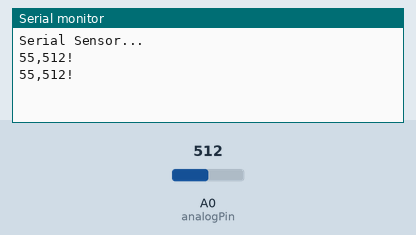
Simulated run of this sketch. Board: Arduino Mega 2560, built with avr-gcc and run on an emulated ATmega2560. Shown: the last lines printed to the serial monitor. The inputs (shaded band) are chosen by the test bench; at power-on: A0 (analogPin) = 512.

Above: at 1.8 s.
1.9 s: A0 (analogPin) set to 716
At 2.8 s:
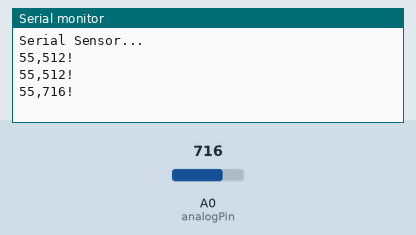
3.4 s: A0 (analogPin) set to 900
At 4.7 s:
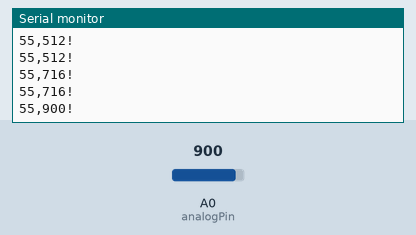
Timing chart, 0 to 6.4 s (numbered marks = the images above; inputs shaded):
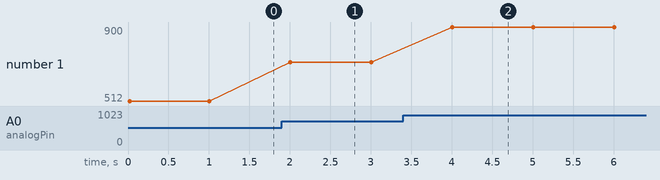

Measured:
- after the input at 1.9 s, the serial monitor: prints a new line after 0.10 s (image 1)
- after the input at 3.4 s, the serial monitor: prints a new line after 0.60 s (image 2)
- plotted number 1: 512 → 716 after the input at 1.9 s, 716 → 900 after the input at 3.4 s

The sketch:

arduino-sensoren-2-kap8-serielle-uart.ino
```cpp
// Serielle Ausgabe (UART)
// Datei: arduino-sensoren-2-kap8-serielle-uart.ino

int valA0;
int analogPin=0;
int SensorID=55;

void setup()
{
  // Konfiguration serielle Schnittstellen
  // Native
  Serial.begin(9600);
  Serial.println("Serial Sensor...");
  // UART
  Serial1.begin(115200);
}

void loop()
{
  valA0=analogRead(analogPin);
  // Serielle Ausgabe
  Serial.print(SensorID);
  Serial.print(",");
  Serial.print(valA0);
  Serial.println("!");

  // UART
  Serial1.print(SensorID);
  Serial1.print(",");
  Serial1.print(valA0);
  Serial1.println("!");
  delay(1000);
}
```
